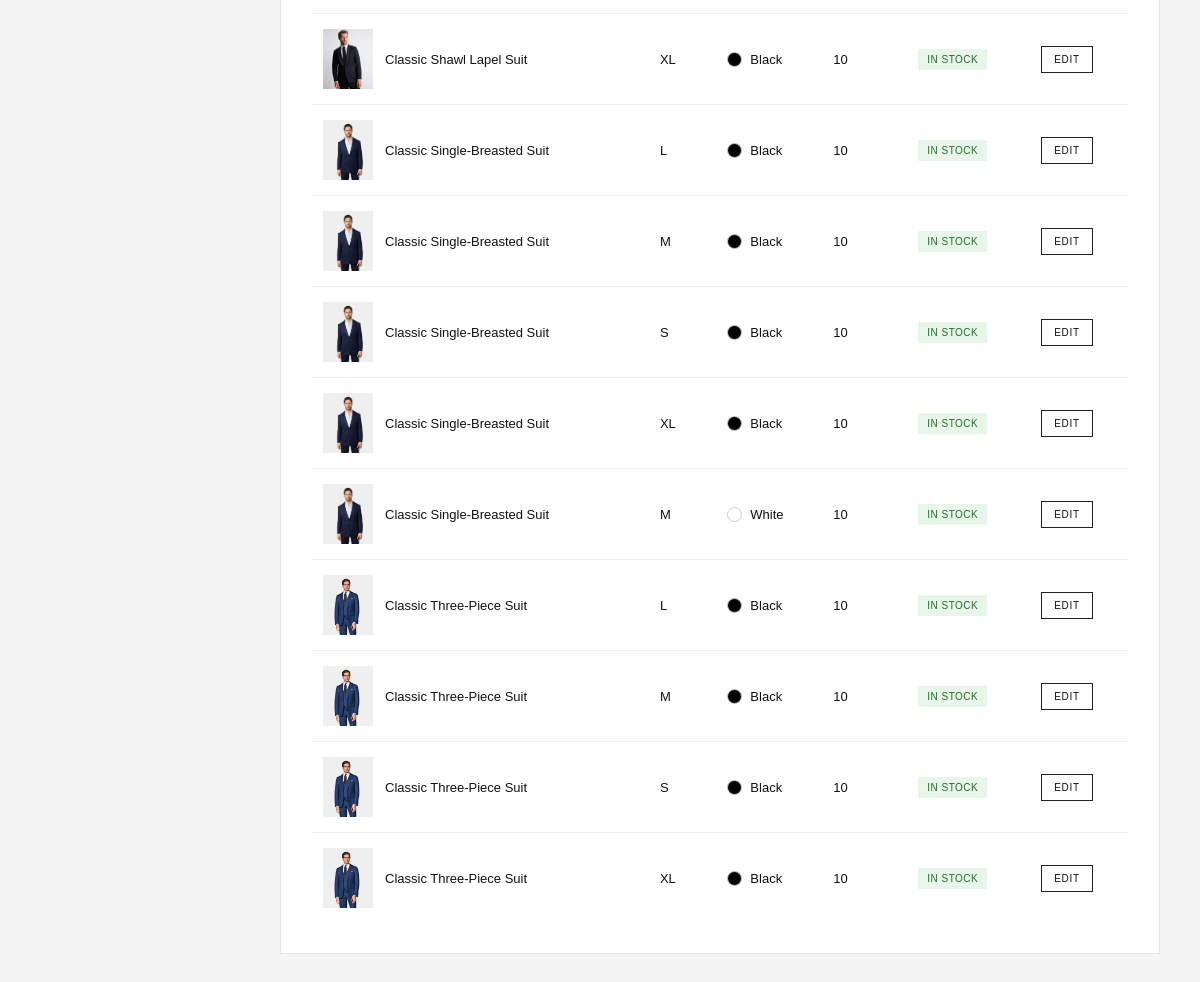
Before: /admin/inventory.php (signed in, lower part) with the older database file.
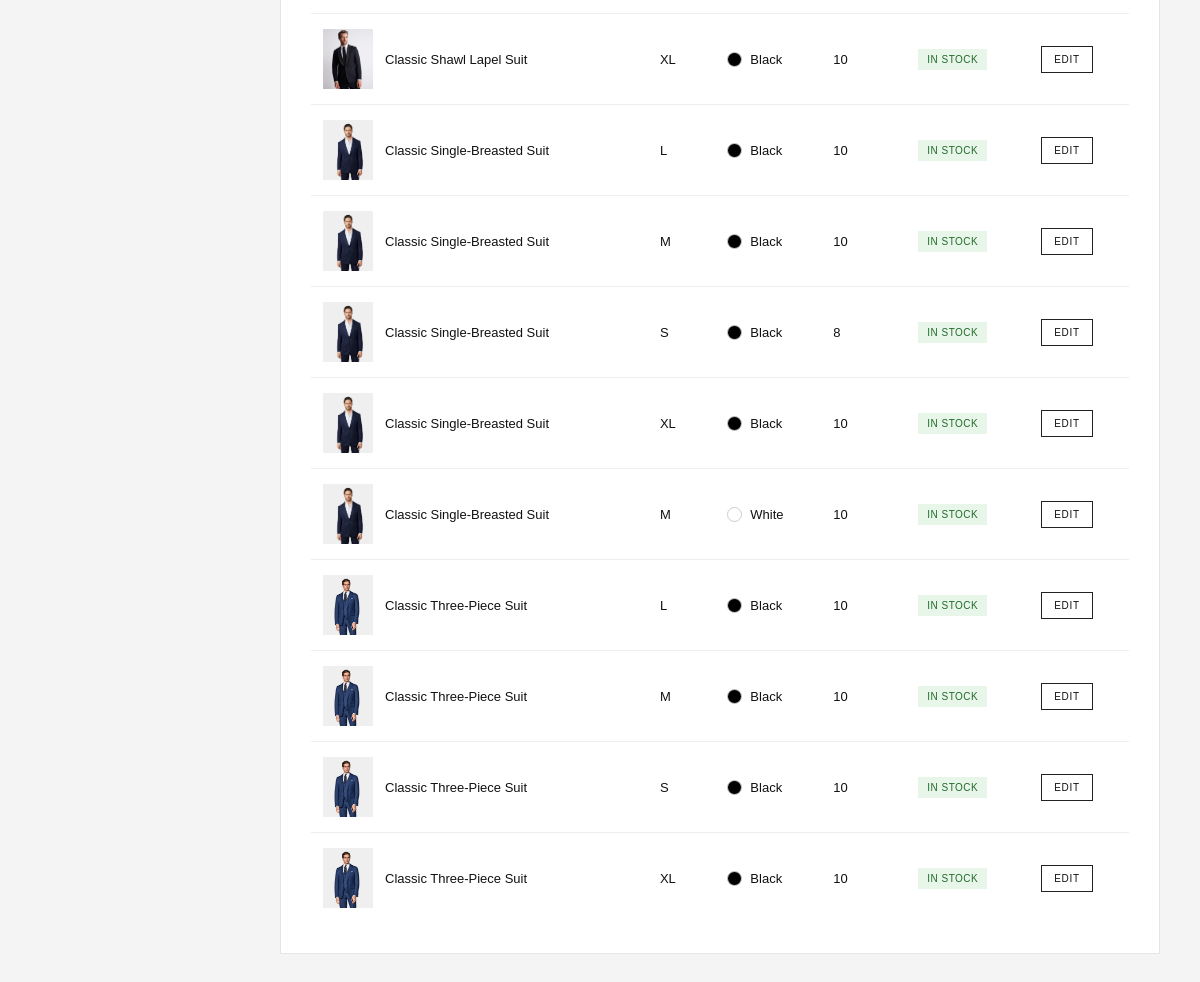
After: the same page with the newer database file.
### tables this page shows
CREATE TABLE `product_variants` (
  `id` int(11) NOT NULL AUTO_INCREMENT,
  `product_id` int(11) NOT NULL,
  `size` varchar(20) DEFAULT NULL,
  `color` varchar(50) DEFAULT NULL,
  `stock` int(11) NOT NULL DEFAULT 0,
  PRIMARY KEY (`id`),
  UNIQUE KEY `product_id` (`product_id`,`size`,`color`),
  CONSTRAINT `product_variants_ibfk_1` FOREIGN KEY (`product_id`) REFERENCES `products` (`id`) ON DELETE CASCADE ON UPDATE CASCADE
);

CREATE TABLE `products` (
  `id` int(11) NOT NULL AUTO_INCREMENT,
  `category_id` int(11) DEFAULT NULL,
  `name` varchar(255) NOT NULL,
  `description` text DEFAULT NULL,
  `price` decimal(10,2) NOT NULL,
  `image` varchar(255) DEFAULT NULL,
  `created_at` timestamp NOT NULL DEFAULT current_timestamp(),
  `stock` int(11) NOT NULL DEFAULT 10,
  PRIMARY KEY (`id`),
  KEY `category_id` (`category_id`),
  CONSTRAINT `products_ibfk_1` FOREIGN KEY (`category_id`) REFERENCES `categories` (`id`) ON DELETE SET NULL ON UPDATE CASCADE
);

### admin/inventory.php (the view, shortened to what the changed rows need)
<?php
require_once "../php/db.php";
$inventory = [];
$stmt = $conn->prepare("
    SELECT
        product_variants.id,
        product_variants.product_id,
        product_variants.size,
        product_variants.color,
        product_variants.stock,
        products.name AS product_name,
        products.image AS product_image
    FROM product_variants
    INNER JOIN products
        ON product_variants.product_id = products.id
    ORDER BY
        products.name ASC,
        product_variants.color ASC,
        product_variants.size ASC
");
if ($stmt) {
    $stmt->execute();
    $result = $stmt->get_result();
    $inventory = $result->fetch_all(MYSQLI_ASSOC);
}
?>
<!DOCTYPE html>
<html lang="en">
<head>
</head>
<body>
    <main class="main">
        <section class="inventory-box">
            <?php if (empty($inventory)): ?>
                <div class="empty">
                    No product variants found.
                </div>
            <?php else: ?>
                <div class="table-wrapper">
                    <table>
                        <tbody>
                            <?php foreach (
                                $inventory
                                as $item
                            ): ?>
                                <?php
                                $stock =
                                    (int)
                                    $item["stock"];
                                if ($stock <= 0) {
                                    $status =
                                        "OUT OF STOCK";
                                    $status_class =
                                        "status-out";
                                } elseif ($stock <= 5) {
                                    $status =
                                        "LOW STOCK";
                                    $status_class =
                                        "status-low";
                                } else {
                                    $status =
                                        "IN STOCK";
                                    $status_class =
                                        "status-good";
                                }
                                $color =
                                    strtolower(
                                        trim(
                                            $item["color"]
                                        )
                                    );
                                $color_class =
                                    "color-" .
                                    $color;
                                ?>
                                <tr>
                                    <td>
                                        <div
                                            class="product-info"
                                        >
                                            <?php if (
                                                !empty(
                                                    $item["product_image"]
                                                )
                                            ): ?>
                                                <img
                                                    src="../Images/<?= htmlspecialchars(
                                                        $item["product_image"]
                                                    ); ?>"
                                                    alt="<?= htmlspecialchars(
                                                        $item["product_name"]
                                                    ); ?>"
                                                    class="product-image"
                                                >
                                            <?php else: ?>
                                                <div
                                                    class="product-image"
                                                ></div>
                                            <?php endif; ?>
                                            <span
                                                class="product-name"
                                            >
                                                <?= htmlspecialchars(
                                                    $item["product_name"]
                                                ); ?>
                                            </span>
                                        </div>
                                    </td>
                                    <td>
                                        <?= htmlspecialchars(
                                            $item["size"]
                                        ); ?>
                                    </td>
                                    <td>
                                        <div
                                            class="color-info"
                                        >
                                            <span
                                                class="color-dot <?= htmlspecialchars(
                                                    $color_class
                                                ); ?>"
                                            ></span>
                                            <?= htmlspecialchars(
                                                $item["color"]
                                            ); ?>
                                        </div>
                                    </td>
                                    <td>
                                        <span
                                            class="stock-number"
                                        >
                                            <?= $stock; ?>
                                        </span>
                                    </td>
                                    <td>
                                        <span
                                            class="stock-status <?= $status_class; ?>"
                                        >
                                            <?= $status; ?>
                                        </span>
                                    </td>
                                    <td>
                                        <a
                                            href="edit_variant.php?id=<?= (int) $item["id"]; ?>"
                                            class="edit-button"
                                        >
                                            EDIT
                                        </a>
                                    </td>
                                </tr>
                            <?php endforeach; ?>
                        </tbody>
                    </table>
                </div>
            <?php endif; ?>
        </section>
    </main>
</body>
</html>

Changed rows visible on the page:
changed product_variants (number 4 of 10 on the later page): stock "10" → "8"
